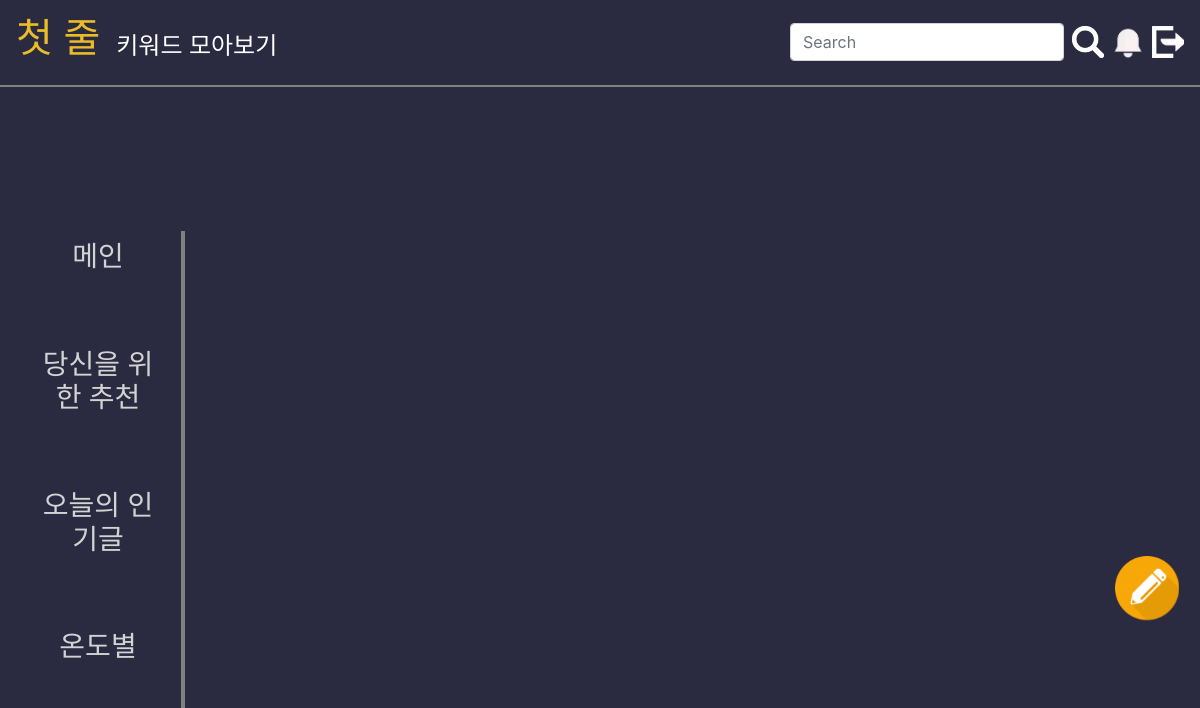
The app's page /post/cold (signed in), older data.
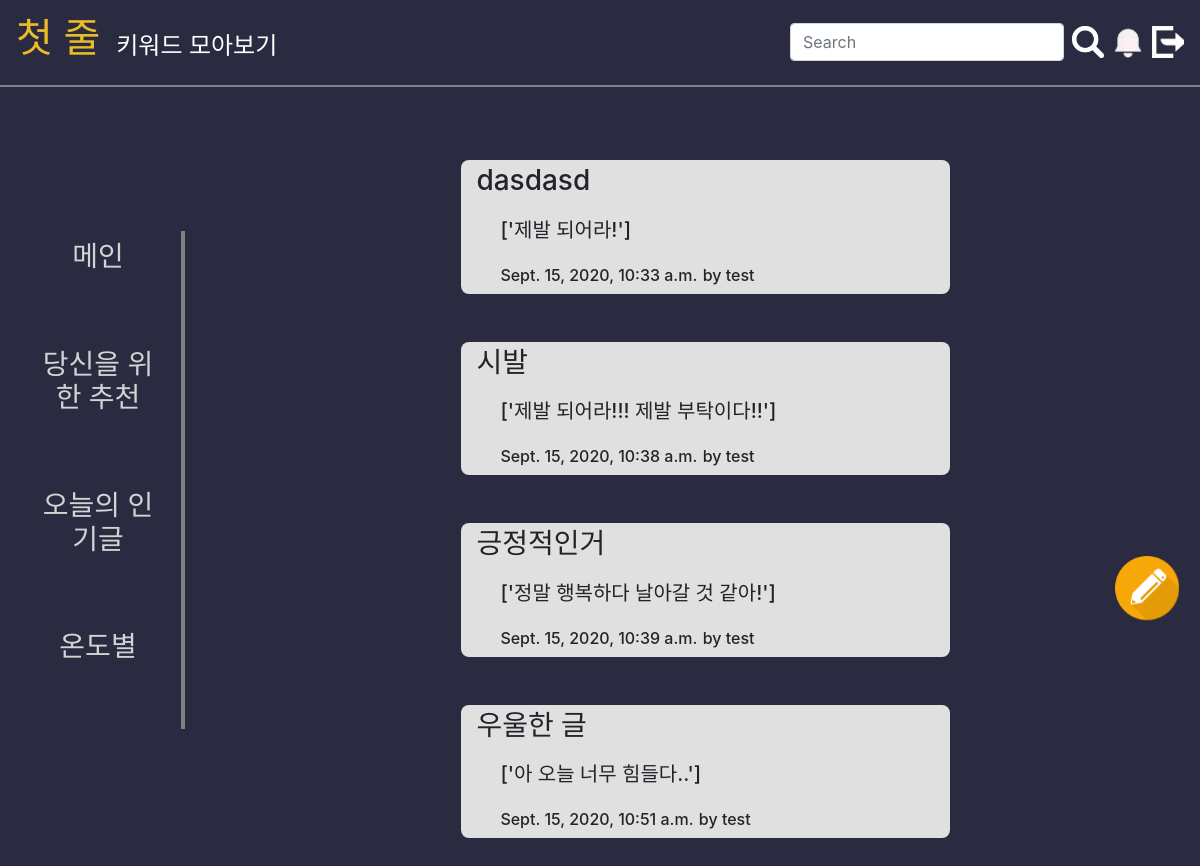
The same page, newer data.
### post/models.py (models this page shows)
class Post(models.Model):
    objects = models.Manager()
    id = models.AutoField(primary_key=True)
    title = models.CharField(max_length = 20, null=False)
    content = models.TextField(max_length = 1000, null=False)
    user_id = models.name = models.ForeignKey(MemberInfo, on_delete=models.CASCADE, null=False)
    date_time= models.DateTimeField(auto_now=True, null=False)
    prob_p = models.FloatField(default = 0)
    prob_dp = models.FloatField(default = 0)
    prob_n = models.FloatField(default = 0)
    temperature = models.FloatField(default = 0)

### member/models.py (models this page shows)
class MemberInfo(models.Model):
    object = models.Manager()
    id = models.CharField(max_length = 20, primary_key = True)
    pw = models.CharField(max_length = 16)
    name = models.CharField(max_length = 10)
    age = models.IntegerField(max_length = 3)           # 100세 시대를 고려
    sex = models.IntegerField(max_length = 1)            # 1: 남성 0: 여성
    email = models.CharField(max_length = 30)
    phoneNumber = models.CharField(max_length = 13)
    address = models.CharField(max_length = 100)
    offerInfoAgree = models.IntegerField(max_length = 1) # 1: 동의  0: 비동의
    offerInfoAgreeDay = models.CharField(max_length = 14)# 년월일시분초  20201116232211
    creationDate = models.CharField(max_length =14)      # 년월일시분초
    classification = models.IntegerField(max_length = 1, null=True) # 관리자 회원 구분

### post/views.py (the view)
# urls.py: path('cold', views.read_cold, name='read_cold' ),
def read_cold(request):
    posts = Post.objects.filter(temperature__range = (1.0 , 32.0))
    posts = replace_enter(posts)
    return render(request, 'post/read_hot.html', {'posts' : posts})

### post/views.py (called while the page is built)
def replace_enter(posts):
    for post in posts:
        post.content = post.content.split("\n")
        print(post.content)
        if isinstance(post.content, list):
            try:
                post.content.remove('')
            except Exception as ex:
                continue
    return posts

### post/templates/post/read_hot.html
{% extends "base_user.html" %}
{%  block sidebar %}
    {% include "siderBar_main_user.html" %}
{% endblock%}
{% block contentArea %}
<div class="ml-5 d-flex align-items-center justify-content-center row">
    {% if posts%}
        {% for post  in  posts%}
            {% include "./post_fragment.html" %}
        {% endfor %}
    {% endif %}
</div>
{% endblock contentArea %}
{% block floatingArea %}
    {% include "float_write_button_user.html" %}
{% endblock floatingArea %}

### post/templates/post/post_fragment.html
<div class="ml-5 w-20 col-md-7 mb-5 h-10 post_card pt-1">
    <span id="post_title" class="h3 mr-3">{{post.title}}</span>
    <div id="post_content" class="ml-4 h5 mt-3">{{post.content}}</div>
    <div id="post_state_area" class="ml-4 h5 mt-3">
        <span id="post_time" class="h6">{{post.date_time}}</span>
        <span id="post_user_id" class="h6">by {{post.user_id.id}}</span>
    </div>
</div>

Row changes from the older to the newer data that the page shows:
added Post: title "dasdasd", content "['제발 되어라!']", date_time "Sept. 15, 2020, 10:33 a.m.", user_id.id "test"
added Post: title "시발", content "['제발 되어라!!! 제발 부탁이다!!']", date_time "Sept. 15, 2020, 10:38 a.m.", user_id.id "test"
added Post: title "긍정적인거", content "['정말 행복하다 날아갈 것 같아!']", date_time "Sept. 15, 2020, 10:39 a.m.", user_id.id "test"
added Post: title "우울한 글", content "['아 오늘 너무 힘들다..']", date_time "Sept. 15, 2020, 10:51 a.m.", user_id.id "test"
